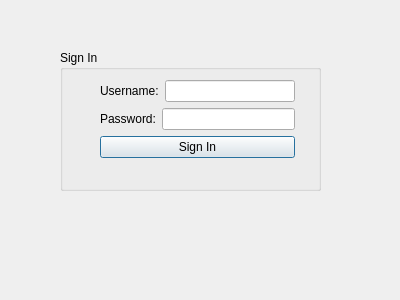
<?xml version="1.0" encoding="UTF-8"?>
<ui version="4.0">
 <class>Admin</class>
 <widget class="QDialog" name="Admin">
  <property name="geometry">
   <rect>
    <x>0</x>
    <y>0</y>
    <width>400</width>
    <height>300</height>
   </rect>
  </property>
  <property name="windowTitle">
   <string>Admin-Sign in</string>
  </property>
  <widget class="QGroupBox" name="groupBox">
   <property name="geometry">
    <rect>
     <x>60</x>
     <y>50</y>
     <width>261</width>
     <height>141</height>
    </rect>
   </property>
   <property name="title">
    <string>Sign In</string>
   </property>
  </widget>
  <widget class="QWidget" name="">
   <property name="geometry">
    <rect>
     <x>100</x>
     <y>80</y>
     <width>195</width>
     <height>81</height>
    </rect>
   </property>
   <layout class="QVBoxLayout" name="verticalLayout">
    <item>
     <layout class="QHBoxLayout" name="horizontalLayout">
      <item>
       <widget class="QLabel" name="label">
        <property name="text">
         <string>Username:</string>
        </property>
       </widget>
      </item>
      <item>
       <widget class="QLineEdit" name="lineEdit_username"/>
      </item>
     </layout>
    </item>
    <item>
     <layout class="QHBoxLayout" name="horizontalLayout_2">
      <item>
       <widget class="QLabel" name="label_2">
        <property name="text">
         <string>Password:</string>
        </property>
       </widget>
      </item>
      <item>
       <widget class="QLineEdit" name="lineEdit_password">
        <property name="echoMode">
         <enum>QLineEdit::Password</enum>
        </property>
       </widget>
      </item>
     </layout>
    </item>
    <item>
     <widget class="QPushButton" name="pushButton_log">
      <property name="text">
       <string>Sign In</string>
      </property>
     </widget>
    </item>
   </layout>
  </widget>
 </widget>
 <resources/>
 <connections/>
</ui>
